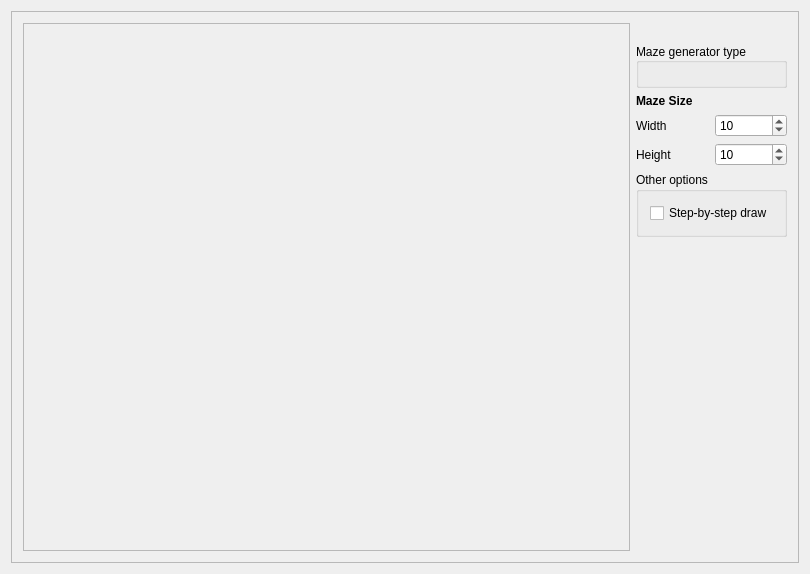
<?xml version="1.0" encoding="UTF-8"?>
<ui version="4.0">
 <class>MainWindow</class>
 <widget class="QMainWindow" name="MainWindow">
  <property name="geometry">
   <rect>
    <x>0</x>
    <y>0</y>
    <width>810</width>
    <height>574</height>
   </rect>
  </property>
  <property name="sizePolicy">
   <sizepolicy hsizetype="Preferred" vsizetype="Preferred">
    <horstretch>0</horstretch>
    <verstretch>0</verstretch>
   </sizepolicy>
  </property>
  <property name="windowTitle">
   <string>MainWindow</string>
  </property>
  <widget class="QWidget" name="centralWidget">
   <property name="sizePolicy">
    <sizepolicy hsizetype="Preferred" vsizetype="Preferred">
     <horstretch>0</horstretch>
     <verstretch>0</verstretch>
    </sizepolicy>
   </property>
   <layout class="QGridLayout" name="gridLayout_3">
    <item row="0" column="0">
     <layout class="QGridLayout" name="gridLayout">
      <item row="0" column="0">
       <widget class="QFrame" name="windowFrame">
        <property name="sizePolicy">
         <sizepolicy hsizetype="Minimum" vsizetype="Minimum">
          <horstretch>0</horstretch>
          <verstretch>0</verstretch>
         </sizepolicy>
        </property>
        <property name="minimumSize">
         <size>
          <width>460</width>
          <height>0</height>
         </size>
        </property>
        <property name="frameShape">
         <enum>QFrame::StyledPanel</enum>
        </property>
        <property name="frameShadow">
         <enum>QFrame::Sunken</enum>
        </property>
        <layout class="QGridLayout" name="gridLayout_2">
         <property name="sizeConstraint">
          <enum>QLayout::SetDefaultConstraint</enum>
         </property>
         <item row="0" column="0">
          <widget class="QFrame" name="mazeDrawingFrame">
           <property name="sizePolicy">
            <sizepolicy hsizetype="MinimumExpanding" vsizetype="Preferred">
             <horstretch>0</horstretch>
             <verstretch>0</verstretch>
            </sizepolicy>
           </property>
           <property name="frameShape">
            <enum>QFrame::StyledPanel</enum>
           </property>
           <property name="frameShadow">
            <enum>QFrame::Raised</enum>
           </property>
           <layout class="QVBoxLayout" name="verticalLayout_2">
            <item>
             <widget class="maze_drawing_widget" name="mazeDrawingWidget" native="true"/>
            </item>
           </layout>
          </widget>
         </item>
         <item row="0" column="1">
          <layout class="QVBoxLayout" name="optionsLayout">
           <property name="sizeConstraint">
            <enum>QLayout::SetDefaultConstraint</enum>
           </property>
           <item>
            <spacer name="verticalSpacer_2">
             <property name="orientation">
              <enum>Qt::Vertical</enum>
             </property>
             <property name="sizeType">
              <enum>QSizePolicy::Fixed</enum>
             </property>
             <property name="sizeHint" stdset="0">
              <size>
               <width>20</width>
               <height>20</height>
              </size>
             </property>
            </spacer>
           </item>
           <item>
            <widget class="QGroupBox" name="mazeGeneratorTypeGroupBox">
             <property name="title">
              <string>Maze generator type</string>
             </property>
             <property name="alignment">
              <set>Qt::AlignLeading|Qt::AlignLeft|Qt::AlignVCenter</set>
             </property>
             <property name="flat">
              <bool>false</bool>
             </property>
             <layout class="QVBoxLayout" name="verticalLayout"/>
            </widget>
           </item>
           <item>
            <widget class="QLabel" name="mazeSizeLabel">
             <property name="font">
              <font>
               <weight>75</weight>
               <bold>true</bold>
              </font>
             </property>
             <property name="text">
              <string>Maze Size</string>
             </property>
            </widget>
           </item>
           <item>
            <layout class="QGridLayout" name="mazeSizeLayout">
             <item row="0" column="0">
              <widget class="QLabel" name="widthLabel">
               <property name="text">
                <string>Width</string>
               </property>
              </widget>
             </item>
             <item row="1" column="0">
              <widget class="QLabel" name="heightLabel">
               <property name="text">
                <string>Height</string>
               </property>
              </widget>
             </item>
             <item row="0" column="1">
              <widget class="QSpinBox" name="widthSpinBox">
               <property name="value">
                <number>10</number>
               </property>
              </widget>
             </item>
             <item row="1" column="1">
              <widget class="QSpinBox" name="heightSpinBox">
               <property name="minimum">
                <number>3</number>
               </property>
               <property name="value">
                <number>10</number>
               </property>
              </widget>
             </item>
            </layout>
           </item>
           <item>
            <widget class="QGroupBox" name="otherOptionsGroup">
             <property name="title">
              <string>Other options</string>
             </property>
             <layout class="QVBoxLayout" name="verticalLayout_3">
              <item>
               <widget class="QCheckBox" name="stepByStepCheckBox">
                <property name="toolTip">
                 <string>Displays each step of maze generation when checked. Use mouse wheel to step back/forward.</string>
                </property>
                <property name="text">
                 <string>Step-by-step draw</string>
                </property>
               </widget>
              </item>
             </layout>
            </widget>
           </item>
           <item>
            <spacer name="verticalSpacer_3">
             <property name="orientation">
              <enum>Qt::Vertical</enum>
             </property>
             <property name="sizeType">
              <enum>QSizePolicy::Expanding</enum>
             </property>
             <property name="sizeHint" stdset="0">
              <size>
               <width>20</width>
               <height>40</height>
              </size>
             </property>
            </spacer>
           </item>
          </layout>
         </item>
        </layout>
       </widget>
      </item>
     </layout>
    </item>
   </layout>
  </widget>
 </widget>
 <layoutdefault spacing="6" margin="11"/>
 <customwidgets>
  <customwidget>
   <class>maze_drawing_widget</class>
   <extends>QWidget</extends>
   <header>maze_drawing_widget.h</header>
   <container>1</container>
  </customwidget>
 </customwidgets>
 <resources/>
 <connections/>
</ui>
